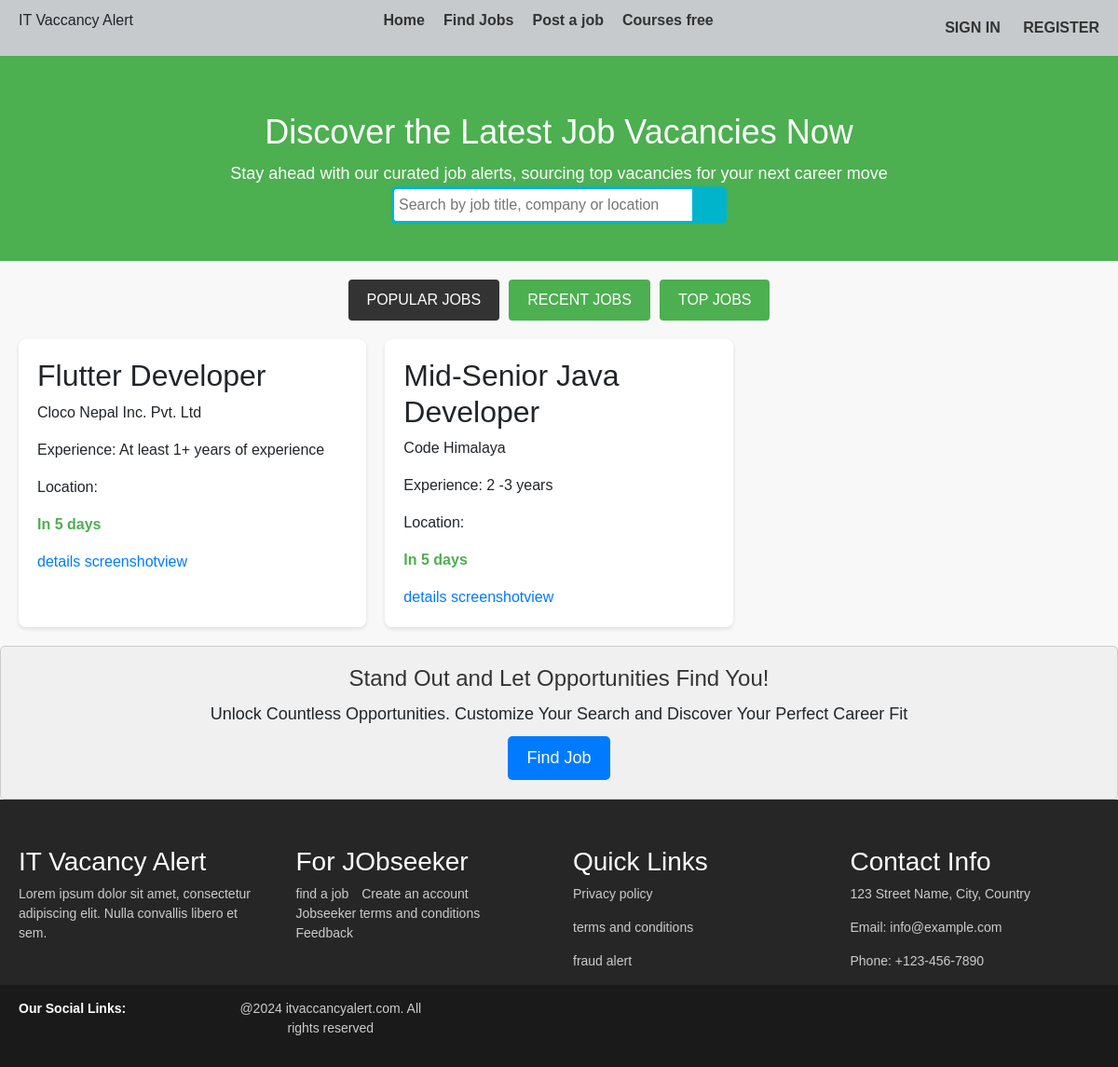
The app's page /, older data.
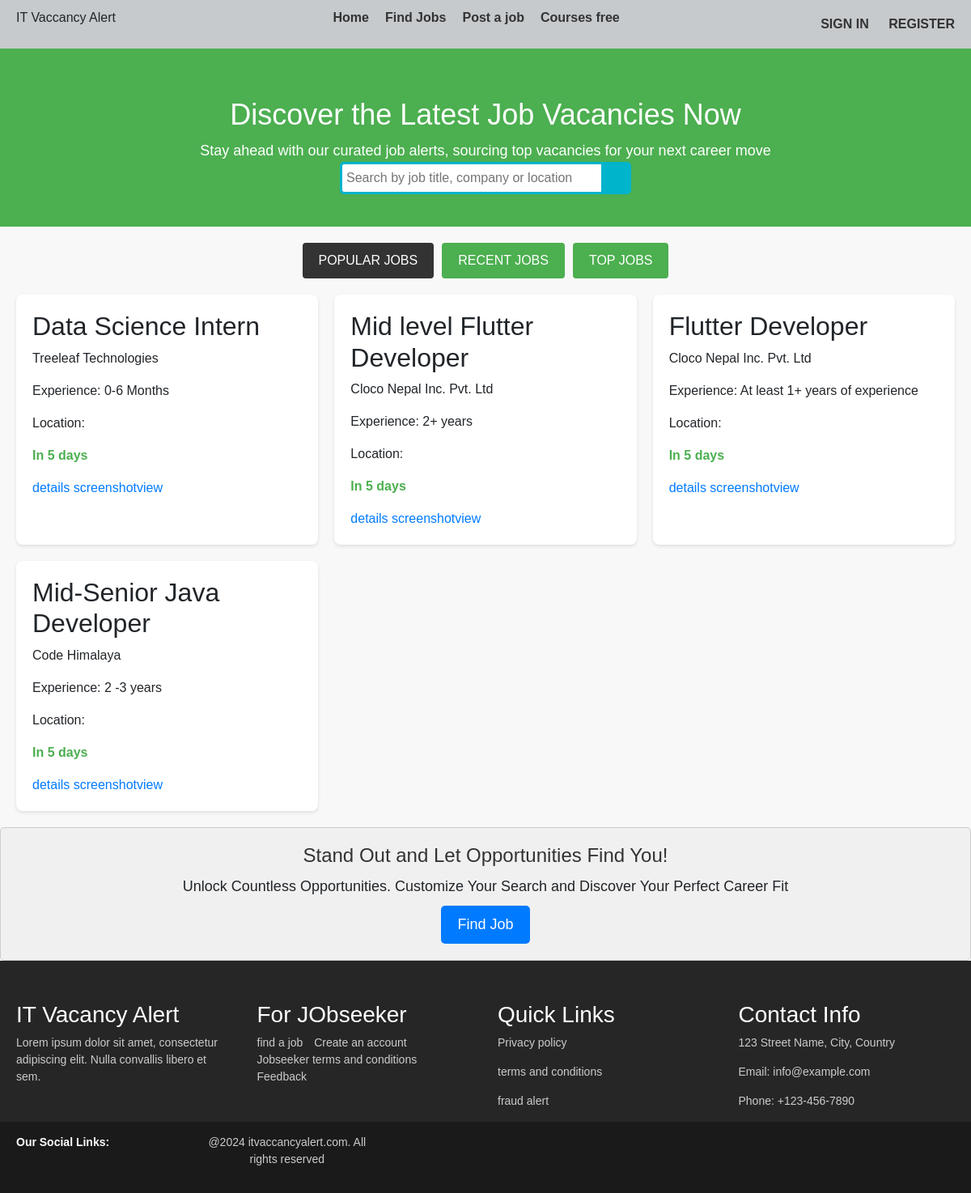
The same page, newer data.
### image_gen/models.py (models this page shows, shortened)
class JobListing(models.Model):
    company = models.ForeignKey(Company, on_delete=models.CASCADE)
    position = models.CharField(max_length=100)
    experience = models.CharField(max_length=100, help_text='2-3 Years')
    Employement_type  = models.CharField(max_length=50, choices=[
        ('Full-Time', 'Full-Time'),
        ('On-site Full-Time', 'On-site Full-Time'),
        ('On-site Part-Time', 'On-site Part-Time'),
        ('Hybrid Full-Time', 'Hybrid Full-Time'),
        ('Part-Time', 'Part-Time'),
        ('Remote', 'Remote'),
        ('Internship', 'Internship')
    ])
    Seniority_level = models.CharField(max_length=50, choices=[
        ('Junior', 'Junior'),
        ('Mid-Level', 'Mid-Level'),
        ('Senior', 'Senior'),
        ('Team Lead', 'Team Lead'),
        ('Project Manager', 'Project Manager')
    ], blank=True, null=True,)
    salary = models.CharField(max_length=100, default='Negotiable/Not Disclosed')
    deadline = models.DateTimeField(blank=True, null=True)
    date_published = models.DateTimeField(auto_now_add=True)
    application_link = models.URLField(blank=True, null=True)
    application_email = models.EmailField(blank=True, null=True)
    no_of_vaccancy = models.CharField(max_length=5,blank=True, null=True)
    education_level = models.CharField(max_length=100, blank=True, null=True)
    vac_img = models.ImageField(upload_to='vaccancy', null=True, blank=True)
    Job_views = models.PositiveIntegerField(default=0)
    application_count = models.PositiveIntegerField(default=0)
    class Meta:
        ordering = ['-id']

class Company(models.Model):
    name = models.CharField(max_length=100)
    about = models.TextField(blank=True, null=True)
    email = models.EmailField(blank=True, null=True)
    website = models.URLField(blank=True, null=True)
    address = models.CharField(max_length=200, blank=True, null=True)
    phone_number = models.CharField(max_length=20, blank=True, null=True)
    established_date = models.CharField(max_length=4, validators=[validate_year_format], blank=True, null=True, help_text='Enter the year in YYYY format')
    size = models.CharField(max_length=50, blank=True, null=True)
    logo = models.ImageField(upload_to='company_logos/', blank=True, null=True)
    industry = models.ForeignKey(Industry, on_delete=models.SET_NULL, null=True, blank=True)
    def __str__(self):
        return self.name

### image_gen/views.py (the view)
# urls.py: path('', views.listings, name='listings'),
def listings(request):
    jobs = JobListing.objects.all()
    return render(request, 'dashboard.html', {'jobs': jobs})

### image_gen/templates/dashboard.html (shortened to what this page needs)
{% extends 'base.html' %}
{% block content %}
<main>
    <div class="search-section">
        <h1>Discover the Latest Job Vacancies Now</h1>
        <p>Stay ahead with our curated job alerts, sourcing top vacancies for your next career move</p>
        <div class="wrap">
            <div class="search">
                <input type="text" class="searchTerm" placeholder="Search by job title, company or location">
                <button type="submit" class="searchButton">
                </button>
            </div>
        </div>
    </div>
    <div class="job-section">
        <div class="tabs">
            <button class="tab-link active">POPULAR JOBS</button>
            <button class="tab-link">RECENT JOBS</button>
            <button class="tab-link">TOP JOBS</button>
        </div>
        <div class="job-list">
            {% for job in jobs %}
            <div class="job-card" onclick="location.href='{% url 'job_listing_details' job.id %}'">
                <h2>{{ job.position }}</h2>
                <p>{{ job.company }}</p>
                <p>Experience: {{ job.experience }}</p>
                <p>Location: {{ job.location }}</p>
                <p class="days-left">In 5 days</p>
                <a href="{% url 'job_listing_details' job.id %}">details</a>
                <a href="{% url 'screenshotview' job.id %}">screenshotview</a>
            </div>
            {% endfor %}
        </div>
    </div>
    <div class="banner-text">
        <h2>Stand Out and Let Opportunities Find You!</h2>
        <p>Unlock Countless Opportunities. Customize Your Search and Discover Your Perfect Career Fit</p>
        <a href="#" class="button">Find Job</a>
    </div>
</main>
{% endblock %}

### image_gen/templates/base.html (shortened to what this page needs)
<!DOCTYPE html>
<html lang="en">
{% load static %}
<head>
    <link rel="stylesheet" href="https://stackpath.bootstrapcdn.com/bootstrap/4.5.2/css/bootstrap.min.css">
    <link rel="stylesheet" href="{% static 'css/style4.css' %}">
</head>
<body>
    <header>
        <div class="container">
            <div class="logo">
                <p>IT Vaccancy Alert</p>
            </div>
            <nav>
                <ul>
                    <li><a href="/">Home</a></li>
                    <li><a href="{% url 'findjobs' %}">Find Jobs</a></li>
                    <li><a href="{% url 'screenshot' %}">Post a job</a></li>
                    <li><a href="#">Courses free</a></li>
                </ul>
            </nav>
            <div class="auth-links">
                <a href="#">SIGN IN</a>
                <a href="#">REGISTER</a>
            </div>
        </div>
    </header>
    {% block content %}
    {% endblock %}
    <footer class="site-footer">
        <div class="container">
            <div class="row">
                <div class="col">
                    <h3>IT Vacancy Alert</h3>
                    <p>Lorem ipsum dolor sit amet, consectetur adipiscing elit. Nulla convallis libero et sem.</p>
                </div>
                <div class="col">
                    <h3>For JObseeker</h3>
                    <ul class="list-unstyled">
                        <li><a href="#">find a job</a></li>
                        <li><a href="#">Create an account</a></li>
                        <li><a href="#">Jobseeker terms and conditions</a></li>
                        <li><a href="#">Feedback</a></li>
                    </ul>
                </div>
                <div class="col">
                    <h3>Quick Links</h3>
                    <p>Privacy policy</p>
                    <p>terms and conditions</p>
                    <p>fraud alert</p>
                </div>
                <div class="col">
                    <h3>Contact Info</h3>
                    <p>123 Street Name, City, Country</p>
                    <p>Email: info@example.com</p>
                    <p>Phone: +123-456-7890</p>
                </div>
            </div>
        </div>
        <div class="copyright-bar">
            <div class="container">
                <div class="row">
                    <div class="col-lg-6 col-md-6 col-sm-6 col-xs-6">
                        <div class="header_social_links">
                            <b>Our Social Links:</b>
                            <ul>
                            </ul>
                        </div>
                    </div>
                    <div class="col-lg-6 col-md-6 col-sm-6 col-xs-6 text-center">
                        <p>@2024 itvaccancyalert.com. All rights reserved</p>
                    </div>
                </div>
            </div>
        </div>
    </footer>
</body>
</html>

### static/css/style4.css (style rules this page uses)
body { font-family: Arial, sans-serif; margin: 0; padding: 0; background-color: #f8f8f8; }
header { background-color: #c6cacd; box-shadow: 0 2px 4px rgba(0,0,0,0.1); padding: 10px 0; }
.container { display: flex; justify-content: space-between; align-items: center; max-width: 1200px; margin: 0 auto; padding: 0 20px; }
nav ul { list-style: none; display: flex; gap: 20px; }
nav ul li a { text-decoration: none; color: #333; font-weight: bold; }
.auth-links a { text-decoration: none; color: #333; margin-left: 20px; font-weight: bold; }
.search-section { text-align: center; padding: 60px 20px; background-color: #4CAF50; color: #fff; }
.search-section h1 { margin: 0; font-size: 36px; }
.search-section p { margin: 10px 0 20px; font-size: 18px; }
.job-section { max-width: 1200px; margin: 20px auto; padding: 0 20px; }
.tabs { display: flex; justify-content: center; gap: 10px; margin-bottom: 20px; }
.tab-link { padding: 10px 20px; background-color: #4CAF50; color: #fff; border: none; border-radius: 4px; cursor: pointer; }
.tab-link.active { background-color: #333; }
.job-list { display: grid; grid-template-columns: repeat(auto-fill, minmax(300px, 1fr)); gap: 20px; }
.job-card { background-color: #fff; padding: 20px; border-radius: 8px; box-shadow: 0 2px 4px rgba(0,0,0,0.1); cursor: pointer; }
.job-card h2 { margin-top: 0; }
.job-card .days-left { color: #4CAF50; font-weight: bold; }
.site-footer { background-color: #262626; color: #fff; padding-top: 50px; font-size: 14px; }
.site-footer h3 { color: #fff; }
.site-footer p { color: #ccc; margin-bottom: 15px; }
.site-footer ul { padding: 0; list-style: none; }
.site-footer ul li { display: inline-block; margin-right: 10px; }
.site-footer ul li:last-child { margin-right: 0; }
.site-footer a { color: #ccc; text-decoration: none; }
.site-footer .copyright-bar { background-color: #1a1a1a; padding: 15px 0; }
.site-footer .copyright-bar p { color: #ccc; margin-bottom: 0; }
.search { width: 100%; position: relative; display: flex; }
.searchTerm { width: 100%; border: 3px solid #00B4CC; border-right: none; padding: 5px; border-radius: 5px 0 0 5px; outline: none; color: #9DBFAF; }
.searchButton { width: 40px; border: 1px solid #00B4CC; background: #00B4CC; text-align: center; color: #fff; border-radius: 0 5px 5px 0; cursor: pointer; font-size: 20px; }
.wrap { width: 30%; position: absolute; left: 50%; transform: translate(-50%, -50%); }
.banner-text { font-family: Arial, sans-serif; font-size: 18px; line-height: 1.5; text-align: center; padding: 20px; background-color: #f0f0f0; border: 1px solid #ccc; border-radius: 5px; margin: 0 auto; }
.banner-text h2 { font-size: 24px; margin-bottom: 10px; color: #333; }
.banner-text p { margin-bottom: 10px; }
.button { display: inline-block; padding: 10px 20px; background-color: #007bff; color: #fff; text-decoration: none; border-radius: 5px; transition: background-color 0.3s ease; }

Row changes from the older to the newer data that the page shows:
added JobListing: position "Data Science Intern", company "Treeleaf Technologies", experience "0-6 Months"
added JobListing: position "Mid level Flutter Developer", company "Cloco Nepal Inc. Pvt. Ltd", experience "2+ years"
